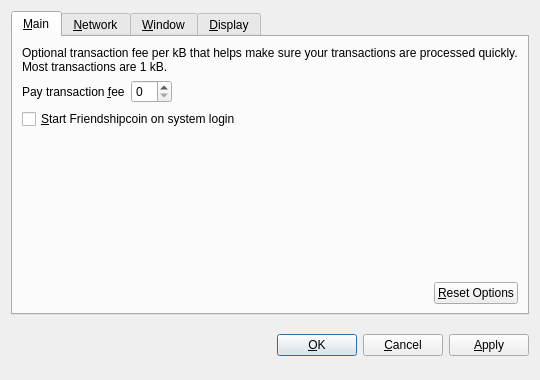
<?xml version="1.0" encoding="UTF-8"?>
<ui version="4.0">
 <class>OptionsDialog</class>
 <widget class="QDialog" name="OptionsDialog">
  <property name="geometry">
   <rect>
    <x>0</x>
    <y>0</y>
    <width>540</width>
    <height>380</height>
   </rect>
  </property>
  <property name="windowTitle">
   <string>Options</string>
  </property>
  <property name="modal">
   <bool>true</bool>
  </property>
  <layout class="QVBoxLayout" name="verticalLayout">
   <item>
    <widget class="QTabWidget" name="tabWidget">
     <property name="tabPosition">
      <enum>QTabWidget::North</enum>
     </property>
     <property name="currentIndex">
      <number>0</number>
     </property>
     <widget class="QWidget" name="tabMain">
      <attribute name="title">
       <string>&amp;Main</string>
      </attribute>
      <layout class="QVBoxLayout" name="verticalLayout_Main">
       <item>
        <widget class="QLabel" name="transactionFeeInfoLabel">
         <property name="text">
          <string>Optional transaction fee per kB that helps make sure your transactions are processed quickly. Most transactions are 1 kB.</string>
         </property>
         <property name="textFormat">
          <enum>Qt::PlainText</enum>
         </property>
         <property name="wordWrap">
          <bool>true</bool>
         </property>
        </widget>
       </item>
       <item>
        <layout class="QHBoxLayout" name="horizontalLayout_1_Main">
         <item>
          <widget class="QLabel" name="transactionFeeLabel">
           <property name="text">
            <string>Pay transaction &amp;fee</string>
           </property>
           <property name="textFormat">
            <enum>Qt::PlainText</enum>
           </property>
           <property name="buddy">
            <cstring>transactionFee</cstring>
           </property>
          </widget>
         </item>
         <item>
          <widget class="BitcoinAmountField" name="transactionFee"/>
         </item>
         <item>
          <spacer name="horizontalSpacer_1_Main">
           <property name="orientation">
            <enum>Qt::Horizontal</enum>
           </property>
           <property name="sizeHint" stdset="0">
            <size>
             <width>40</width>
             <height>20</height>
            </size>
           </property>
          </spacer>
         </item>
        </layout>
       </item>
       <item>
        <widget class="QCheckBox" name="bitcoinAtStartup">
         <property name="toolTip">
          <string>Automatically start Friendshipcoin after logging in to the system.</string>
         </property>
         <property name="text">
          <string>&amp;Start Friendshipcoin on system login</string>
         </property>
        </widget>
       </item>
       <item>
        <spacer name="verticalSpacer_Main">
         <property name="orientation">
          <enum>Qt::Vertical</enum>
         </property>
         <property name="sizeHint" stdset="0">
          <size>
           <width>20</width>
           <height>40</height>
          </size>
         </property>
        </spacer>
       </item>
       <item>
        <layout class="QHBoxLayout" name="horizontalLayout_2_Main">
         <item>
          <spacer name="horizontalSpacer_2_Main">
           <property name="orientation">
            <enum>Qt::Horizontal</enum>
           </property>
           <property name="sizeHint" stdset="0">
            <size>
             <width>40</width>
             <height>20</height>
            </size>
           </property>
          </spacer>
         </item>
         <item>
          <widget class="QPushButton" name="resetButton">
           <property name="toolTip">
            <string>Reset all client options to default.</string>
           </property>
           <property name="text">
            <string>&amp;Reset Options</string>
           </property>
           <property name="autoDefault">
            <bool>false</bool>
           </property>
          </widget>
         </item>
        </layout>
       </item>
      </layout>
     </widget>
     <widget class="QWidget" name="tabNetwork">
      <attribute name="title">
       <string>&amp;Network</string>
      </attribute>
      <layout class="QVBoxLayout" name="verticalLayout_Network">
       <item>
        <widget class="QCheckBox" name="mapPortUpnp">
         <property name="toolTip">
          <string>Automatically open the Friendshipcoin client port on the router. This only works when your router supports UPnP and it is enabled.</string>
         </property>
         <property name="text">
          <string>Map port using &amp;UPnP</string>
         </property>
        </widget>
       </item>
       <item>
        <widget class="QCheckBox" name="connectSocks">
         <property name="toolTip">
          <string>Connect to the Friendshipcoin network through a SOCKS proxy (e.g. when connecting through Tor).</string>
         </property>
         <property name="text">
          <string>&amp;Connect through SOCKS proxy:</string>
         </property>
        </widget>
       </item>
       <item>
        <layout class="QHBoxLayout" name="horizontalLayout_Network">
         <item>
          <widget class="QLabel" name="proxyIpLabel">
           <property name="text">
            <string>Proxy &amp;IP:</string>
           </property>
           <property name="textFormat">
            <enum>Qt::PlainText</enum>
           </property>
           <property name="buddy">
            <cstring>proxyIp</cstring>
           </property>
          </widget>
         </item>
         <item>
          <widget class="QValidatedLineEdit" name="proxyIp">
           <property name="maximumSize">
            <size>
             <width>140</width>
             <height>16777215</height>
            </size>
           </property>
           <property name="toolTip">
            <string>IP address of the proxy (e.g. 127.0.0.1)</string>
           </property>
          </widget>
         </item>
         <item>
          <widget class="QLabel" name="proxyPortLabel">
           <property name="text">
            <string>&amp;Port:</string>
           </property>
           <property name="textFormat">
            <enum>Qt::PlainText</enum>
           </property>
           <property name="buddy">
            <cstring>proxyPort</cstring>
           </property>
          </widget>
         </item>
         <item>
          <widget class="QLineEdit" name="proxyPort">
           <property name="maximumSize">
            <size>
             <width>55</width>
             <height>16777215</height>
            </size>
           </property>
           <property name="toolTip">
            <string>Port of the proxy (e.g. 9050)</string>
           </property>
          </widget>
         </item>
         <item>
          <widget class="QLabel" name="socksVersionLabel">
           <property name="text">
            <string>SOCKS &amp;Version:</string>
           </property>
           <property name="textFormat">
            <enum>Qt::PlainText</enum>
           </property>
           <property name="buddy">
            <cstring>socksVersion</cstring>
           </property>
          </widget>
         </item>
         <item>
          <widget class="QValueComboBox" name="socksVersion">
           <property name="toolTip">
            <string>SOCKS version of the proxy (e.g. 5)</string>
           </property>
          </widget>
         </item>
         <item>
          <spacer name="horizontalSpacer_Network">
           <property name="orientation">
            <enum>Qt::Horizontal</enum>
           </property>
           <property name="sizeHint" stdset="0">
            <size>
             <width>40</width>
             <height>20</height>
            </size>
           </property>
          </spacer>
         </item>
        </layout>
       </item>
       <item>
        <spacer name="verticalSpacer_Network">
         <property name="orientation">
          <enum>Qt::Vertical</enum>
         </property>
         <property name="sizeHint" stdset="0">
          <size>
           <width>20</width>
           <height>40</height>
          </size>
         </property>
        </spacer>
       </item>
      </layout>
     </widget>
     <widget class="QWidget" name="tabWindow">
      <attribute name="title">
       <string>&amp;Window</string>
      </attribute>
      <layout class="QVBoxLayout" name="verticalLayout_Window">
       <item>
        <widget class="QCheckBox" name="minimizeToTray">
         <property name="toolTip">
          <string>Show only a tray icon after minimizing the window.</string>
         </property>
         <property name="text">
          <string>&amp;Minimize to the tray instead of the taskbar</string>
         </property>
        </widget>
       </item>
       <item>
        <widget class="QCheckBox" name="minimizeOnClose">
         <property name="toolTip">
          <string>Minimize instead of exit the application when the window is closed. When this option is enabled, the application will be closed only after selecting Quit in the menu.</string>
         </property>
         <property name="text">
          <string>M&amp;inimize on close</string>
         </property>
        </widget>
       </item>
       <item>
        <spacer name="verticalSpacer_Window">
         <property name="orientation">
          <enum>Qt::Vertical</enum>
         </property>
         <property name="sizeHint" stdset="0">
          <size>
           <width>20</width>
           <height>40</height>
          </size>
         </property>
        </spacer>
       </item>
      </layout>
     </widget>
     <widget class="QWidget" name="tabDisplay">
      <attribute name="title">
       <string>&amp;Display</string>
      </attribute>
      <layout class="QVBoxLayout" name="verticalLayout_Display">
       <item>
        <layout class="QHBoxLayout" name="horizontalLayout_1_Display">
         <item>
          <widget class="QLabel" name="langLabel">
           <property name="text">
            <string>User Interface &amp;language:</string>
           </property>
           <property name="textFormat">
            <enum>Qt::PlainText</enum>
           </property>
           <property name="buddy">
            <cstring>lang</cstring>
           </property>
          </widget>
         </item>
         <item>
          <widget class="QValueComboBox" name="lang">
           <property name="toolTip">
            <string>The user interface language can be set here. This setting will take effect after restarting Friendshipcoin.</string>
           </property>
          </widget>
         </item>
        </layout>
       </item>
       <item>
        <layout class="QHBoxLayout" name="horizontalLayout_2_Display">
         <item>
          <widget class="QLabel" name="unitLabel">
           <property name="text">
            <string>&amp;Unit to show amounts in:</string>
           </property>
           <property name="textFormat">
            <enum>Qt::PlainText</enum>
           </property>
           <property name="buddy">
            <cstring>unit</cstring>
           </property>
          </widget>
         </item>
         <item>
          <widget class="QValueComboBox" name="unit">
           <property name="toolTip">
            <string>Choose the default subdivision unit to show in the interface and when sending coins.</string>
           </property>
          </widget>
         </item>
        </layout>
       </item>
       <item>
        <widget class="QCheckBox" name="displayAddresses">
         <property name="toolTip">
          <string>Whether to show Friendshipcoin addresses in the transaction list or not.</string>
         </property>
         <property name="text">
          <string>&amp;Display addresses in transaction list</string>
         </property>
        </widget>
       </item>
       <item>
        <widget class="QCheckBox" name="coinControlFeatures">
         <property name="toolTip">
          <string>Whether to show coin control features or not.</string>
         </property>
         <property name="text">
          <string>Display coin &amp;control features (experts only!)</string>
         </property>
        </widget>
       </item>
       <item>
        <spacer name="verticalSpacer_Display">
         <property name="orientation">
          <enum>Qt::Vertical</enum>
         </property>
         <property name="sizeHint" stdset="0">
          <size>
           <width>20</width>
           <height>40</height>
          </size>
         </property>
        </spacer>
       </item>
      </layout>
     </widget>
    </widget>
   </item>
   <item>
    <layout class="QHBoxLayout" name="horizontalLayout_Buttons">
     <item>
      <spacer name="horizontalSpacer_1">
       <property name="orientation">
        <enum>Qt::Horizontal</enum>
       </property>
       <property name="sizeHint" stdset="0">
        <size>
         <width>40</width>
         <height>48</height>
        </size>
       </property>
      </spacer>
     </item>
     <item>
      <widget class="QLabel" name="statusLabel">
       <property name="font">
        <font>
         <weight>75</weight>
         <bold>true</bold>
        </font>
       </property>
       <property name="text">
        <string/>
       </property>
       <property name="textFormat">
        <enum>Qt::PlainText</enum>
       </property>
       <property name="wordWrap">
        <bool>true</bool>
       </property>
      </widget>
     </item>
     <item>
      <spacer name="horizontalSpacer_2">
       <property name="orientation">
        <enum>Qt::Horizontal</enum>
       </property>
       <property name="sizeHint" stdset="0">
        <size>
         <width>40</width>
         <height>48</height>
        </size>
       </property>
      </spacer>
     </item>
     <item>
      <widget class="QPushButton" name="okButton">
       <property name="text">
        <string>&amp;OK</string>
       </property>
      </widget>
     </item>
     <item>
      <widget class="QPushButton" name="cancelButton">
       <property name="text">
        <string>&amp;Cancel</string>
       </property>
       <property name="autoDefault">
        <bool>false</bool>
       </property>
      </widget>
     </item>
     <item>
      <widget class="QPushButton" name="applyButton">
       <property name="text">
        <string>&amp;Apply</string>
       </property>
       <property name="autoDefault">
        <bool>false</bool>
       </property>
      </widget>
     </item>
    </layout>
   </item>
  </layout>
 </widget>
 <customwidgets>
  <customwidget>
   <class>BitcoinAmountField</class>
   <extends>QSpinBox</extends>
   <header>bitcoinamountfield.h</header>
  </customwidget>
  <customwidget>
   <class>QValueComboBox</class>
   <extends>QComboBox</extends>
   <header>qvaluecombobox.h</header>
  </customwidget>
  <customwidget>
   <class>QValidatedLineEdit</class>
   <extends>QLineEdit</extends>
   <header>qvalidatedlineedit.h</header>
  </customwidget>
 </customwidgets>
 <resources/>
 <connections/>
</ui>
